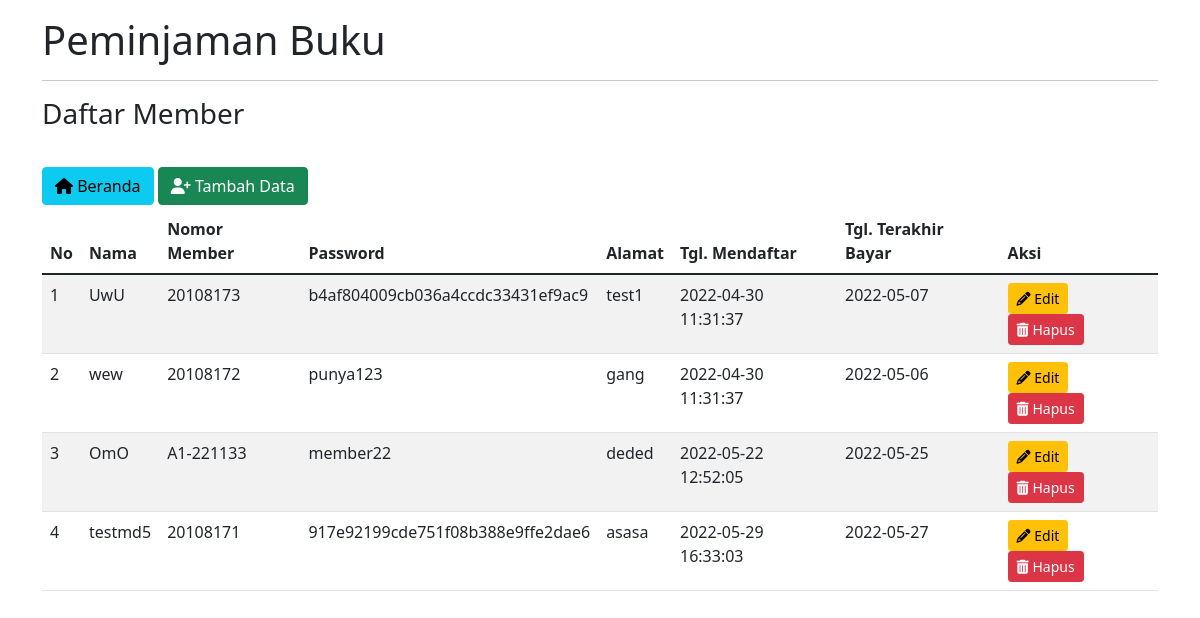
Screenshot of /Member.php (signed in) with the database file from the repository.
### tables this page shows
CREATE TABLE `member` (
  `id_member` int(11) NOT NULL,
  `nama_member` varchar(250) DEFAULT NULL,
  `nomor_member` varchar(15) DEFAULT NULL,
  `password` varchar(45) NOT NULL,
  `alamat` text DEFAULT NULL,
  `tgl_mendaftar` datetime DEFAULT NULL,
  `tgl_terakhir_bayar` date DEFAULT NULL
);

### Model.php (called while the page is built, shortened)
<?php
class Model
{
    public function getMember()
    {
        $sql = "SELECT * FROM member";
        $result = mysqli_query($GLOBALS['koneksi'], $sql);
        return $result;
    }
}
?>

### Member.php (the view, shortened to what this page needs)
<?php
require "Model.php";
$no = 1;
$member = new Model();
$result = $member->getMember();
if (isset($_SESSION['nomor_member'])) :
?>
    <!DOCTYPE html>
    <html lang="en">
    <head>
        <link href="https://cdn.jsdelivr.net/npm/bootstrap@5.1.3/dist/css/bootstrap.min.css" rel="stylesheet">
    </head>
    <body>
        <div class="container">
            <div class="row">
                <div class="col-md-12 py-3">
                    <h1>Peminjaman Buku</h1>
                    <hr>
                    <h3>Daftar Member</h3></br>
                    <a class="btn btn-info my-1" href='Dashboard.php'"><i class=" fa fa-home"></i> Beranda</a>
                    <a class="btn btn-success my-1" href='FormMember.php'"><i class=" fa fa-user-plus"></i> Tambah Data</a>
                    <table class="table table-striped">
                        <thead>
                            <tr>
                                <th>No</th>
                                <th>Nama</th>
                                <th>Nomor Member</th>
                                <th>Password</th>
                                <th>Alamat</th>
                                <th>Tgl. Mendaftar</th>
                                <th>Tgl. Terakhir Bayar</th>
                                <th>Aksi</th>
                            </tr>
                        </thead>
                        <tbody>
                            <?php while ($row = mysqli_fetch_assoc($result)) { ?>
                                <tr>
                                    <td><?= $no++ ?></td>
                                    <td><?= $row['nama_member'] ?></td>
                                    <td><?= $row['nomor_member'] ?></td>
                                    <td><?= $row['password'] ?></td>
                                    <td><?= $row['alamat'] ?></td>
                                    <td><?= $row['tgl_mendaftar'] ?></td>
                                    <td><?= $row['tgl_terakhir_bayar'] ?></td>
                                    <td>
                                        <a href="FormMember.php?id_member=<?= $row['id_member']; ?>" class='btn btn-warning btn-sm ml-2'><i class="fa fa-pencil"></i> Edit</a>&nbsp;
                                        <a href="javascript:confirmDelete('Member.php?id_member=<?= $row['id_member']; ?>')" class='btn btn-danger btn-sm ml-2'><i class="fa fa-trash"></i> Hapus</a>
                                    </td>
                                </tr>
                            <?php
                            }
                            ?>
                        </tbody>
                    </table>
                </div>
            </div>
        </div>
    </body>
    </html>
<?php
else :
    header("Location: ErrorPage.php");
endif;
?>

### rows the page displays
member: nama_member "UwU", nomor_member "20108173", password "b4af804009cb036a4ccdc33431ef9ac9", alamat "test1", tgl_mendaftar "2022-04-30 11:31:37", tgl_terakhir_bayar "2022-05-07"
member: nama_member "wew", nomor_member "20108172", password "punya123", alamat "gang", tgl_mendaftar "2022-04-30 11:31:37", tgl_terakhir_bayar "2022-05-06"
member: nama_member "OmO", nomor_member "A1-221133", password "member22", alamat "deded", tgl_mendaftar "2022-05-22 12:52:05", tgl_terakhir_bayar "2022-05-25"
member: nama_member "testmd5", nomor_member "20108171", password "917e92199cde751f08b388e9ffe2dae6", alamat "asasa", tgl_mendaftar "2022-05-29 16:33:03", tgl_terakhir_bayar "2022-05-27"
